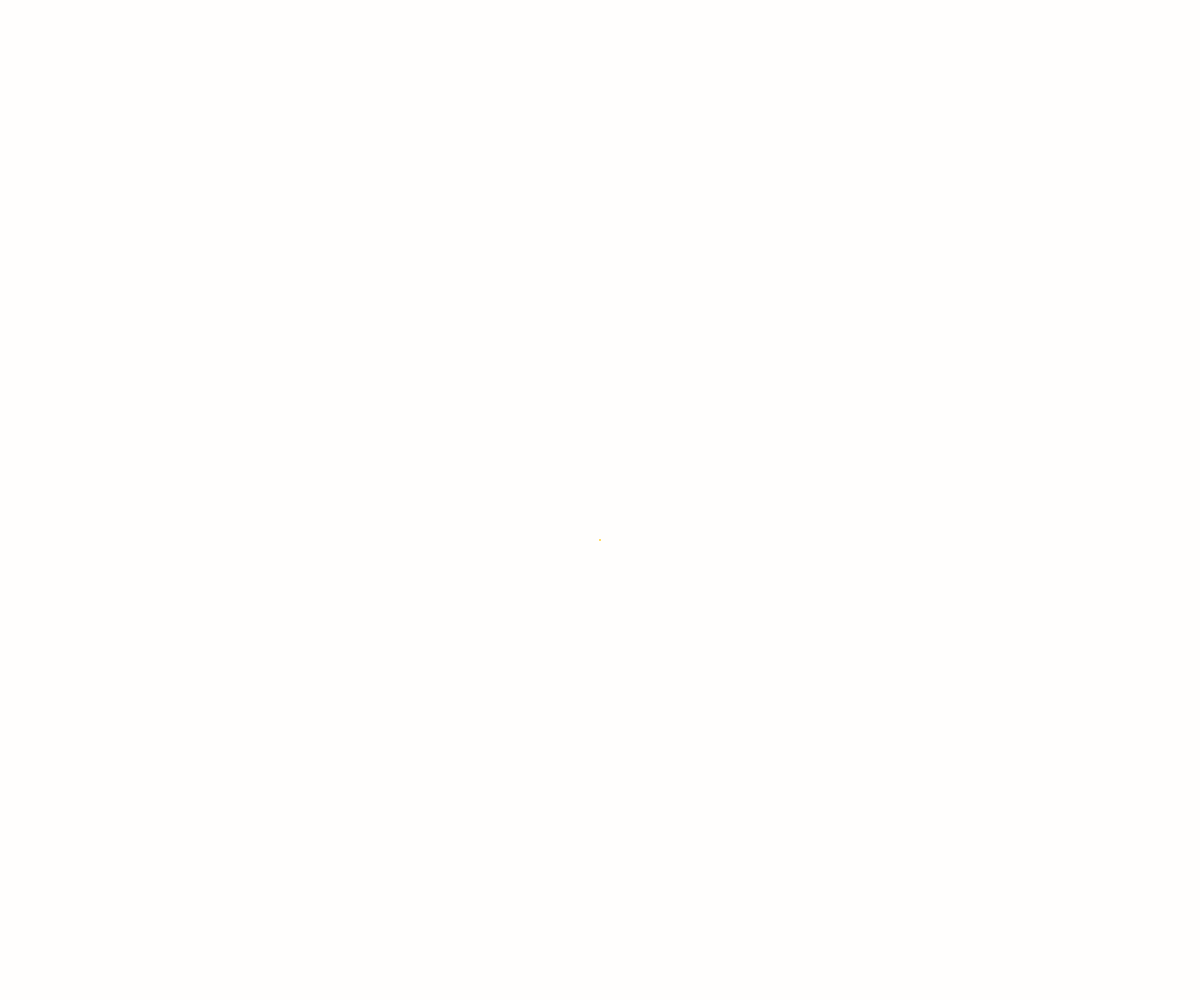
Frame 1 (no input)
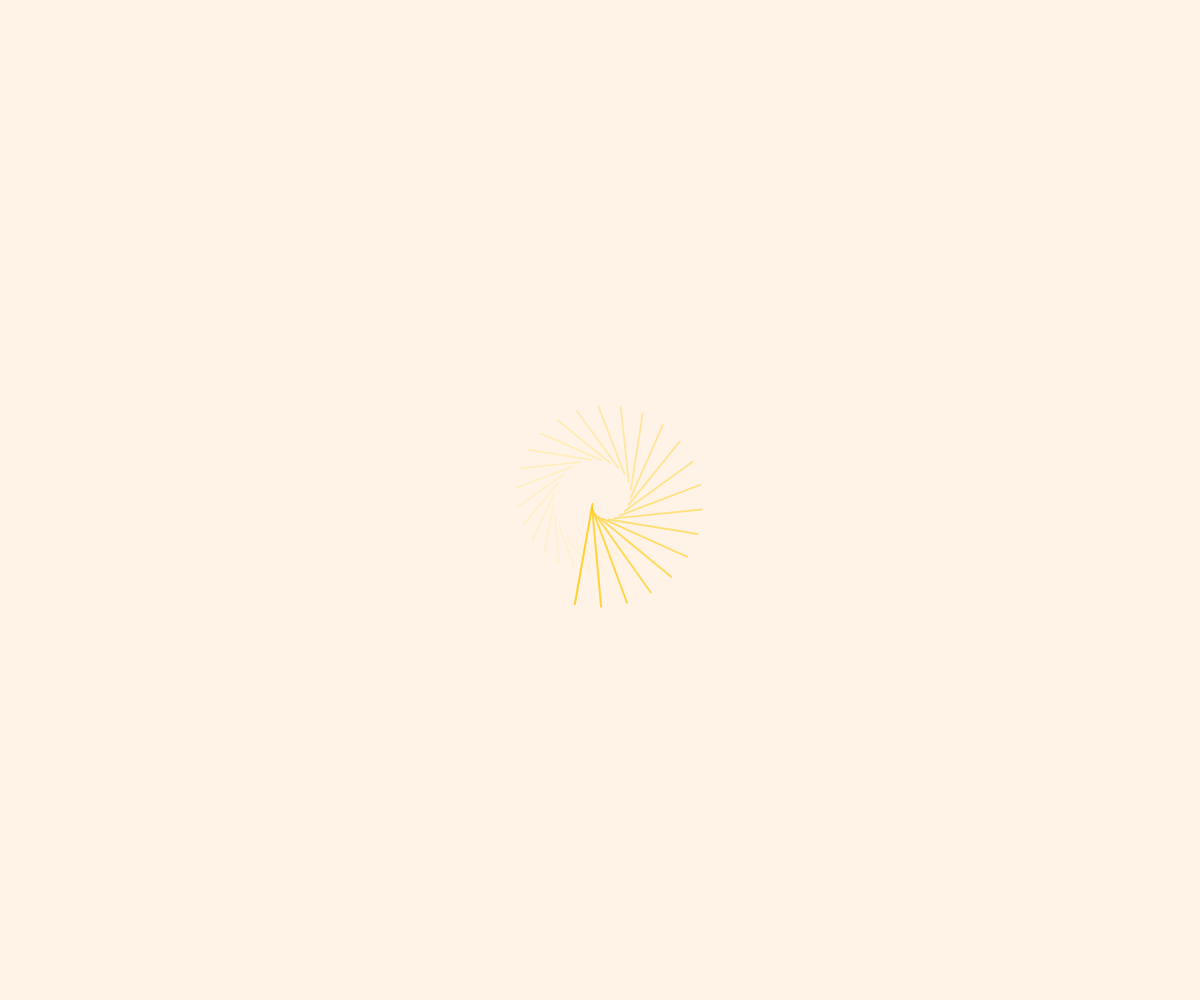
Frame 60 (no input)
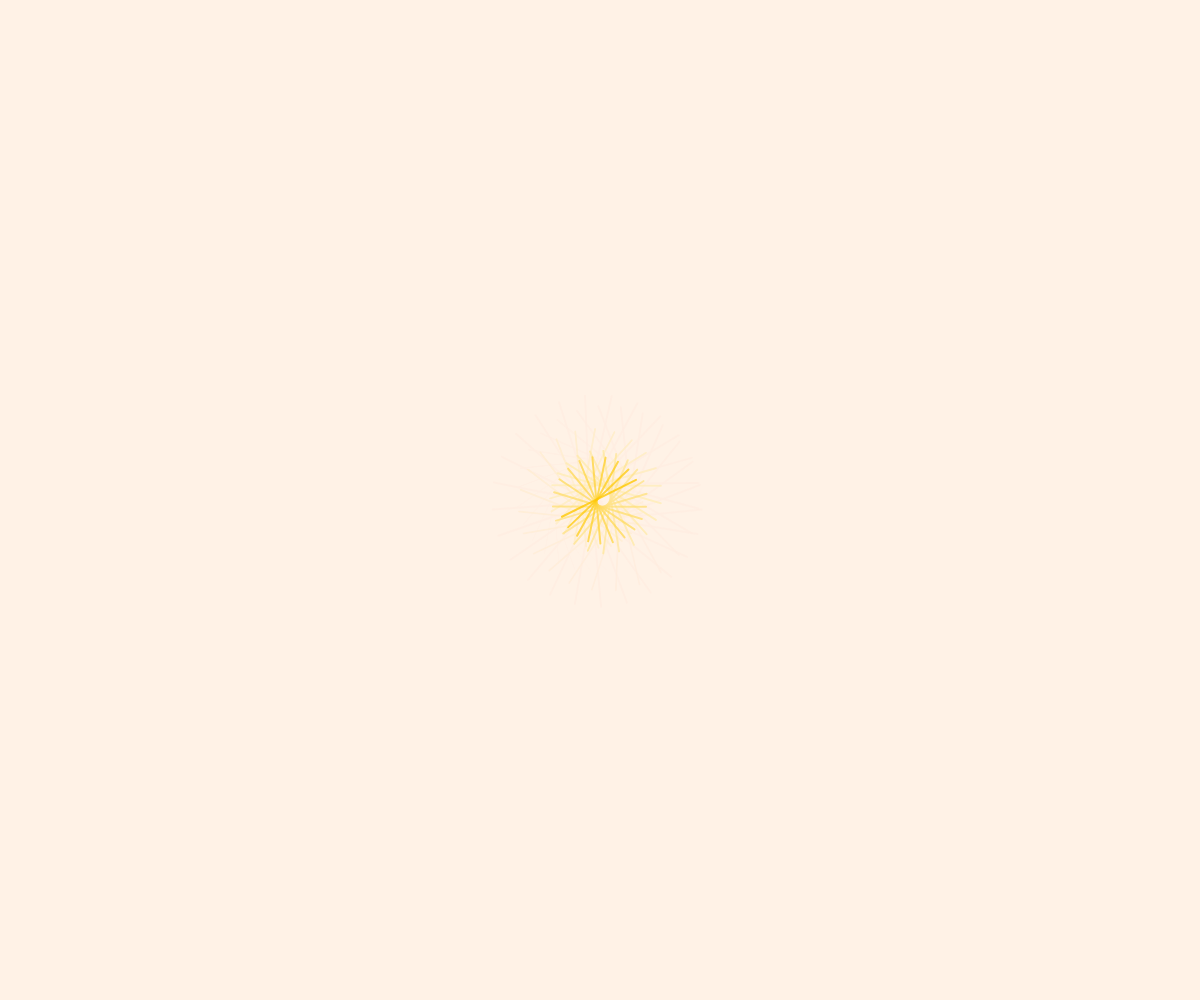
Frame 120 (the mouse pressed at the canvas centre since frame 60)

The p5.js sketch that drew these frames (run headless with seeded random() and noise() and a simulated clock; from frame 60 on, the mouse is pressed at the canvas centre):

// p5.js sketch
// ── sketch.js
//CYW 5 Example 2

/*
Based on Alexander Miller’s video on Recreating Vintage Computer Art with Processing and inspired by John Whitney's work:
https://www.youtube.com/watch?v=LaarVR1AOvs&t=181s
*/

let t = 0;

function setup() {
  createCanvas(windowWidth, windowHeight);

  // colorMode(HSB)

}

function draw() {
  background(255, 240, 220, 20);
  
  translate(width / 2, height / 2);

  let amplitude = width / 3;

  let x1 = sin(t / 10) * amplitude*0.1;
  let y1 = cos(t / 20) * amplitude*0.1;
  
  let x2 = sin(t / 20) * amplitude * 50;
  let y2 = cos(t / 10) * amplitude * 20;
  
  strokeWeight(0.5);
  noFill()
  stroke(200, 150)
  // ellipse(x1, y1, 15)


  rotate(t*0.5)
  // for (let i=-x1; i<x1; i++){
  //   for(let j=-y1; j<y1; j++){
  //     point(i, j)
  //   }
  // }

  // rect(x1, y1, x2, y2)
  
  
  strokeWeight(2);
  stroke(255, 200, 0, 200);
  line(x1, y1, x2*0.005, y2*0.005);
  t += 0.5;
}

function windowResized() {
  resizeCanvas(windowWidth, windowHeight);
  background(0);
}
